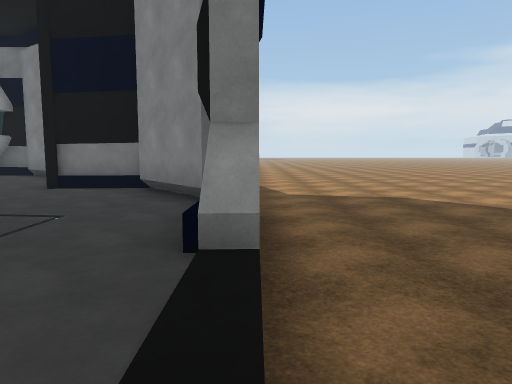
view 1 (above)

16 first-person views from a walk through a 3-D level made in the Unity game engine. The camera is 1.3 m above the floor, tilts 6° down and sees 70° across. The floor is counted in squares, 2 m on a side. Each view is taken from the middle of a square. On the plan, view 1 faces up. The plan holds only what a view shows up to about 11 squares ahead; the rest is blank. The place goes on beyond the plan. Surface patterns are stand-ins for the level's own textures.

view 2
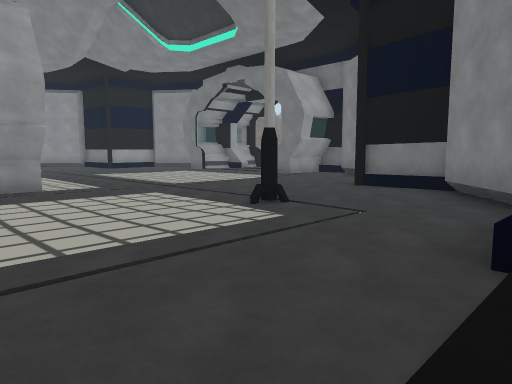

view 3
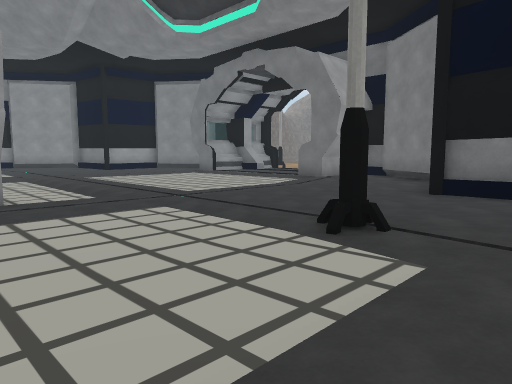

view 4
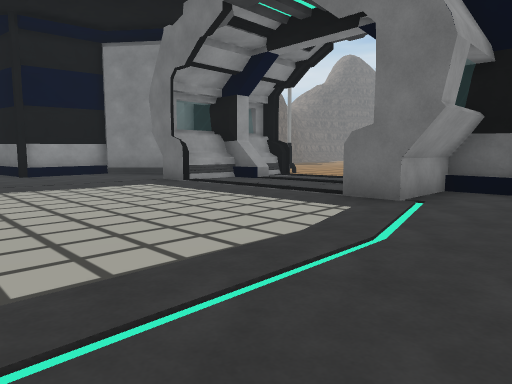

view 5
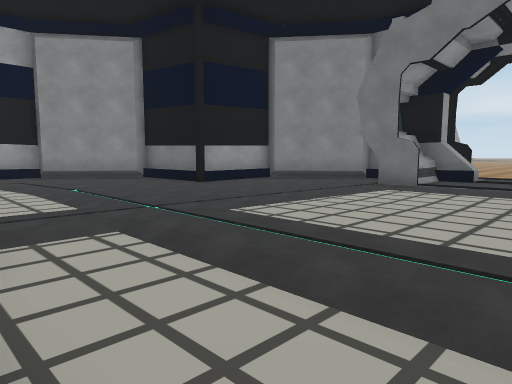

view 6
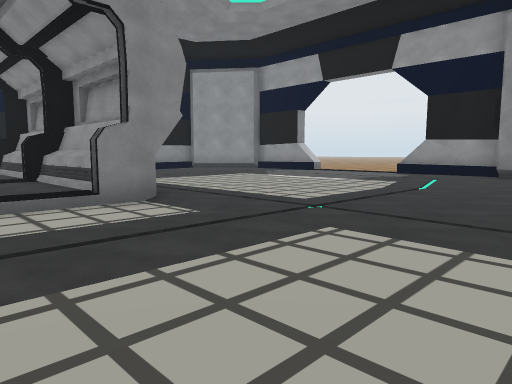

view 7
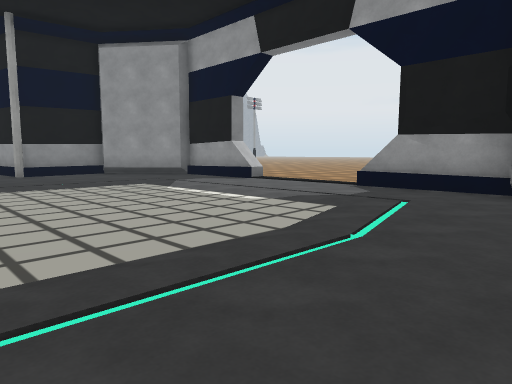

view 8
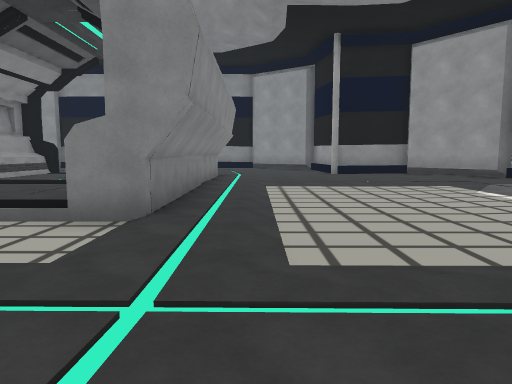

view 9
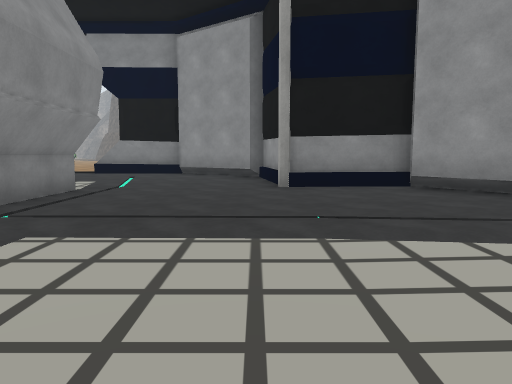

view 10
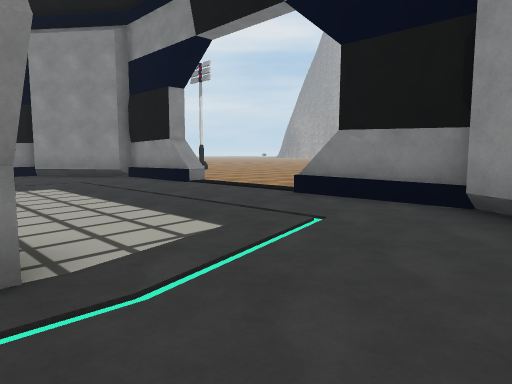

view 11
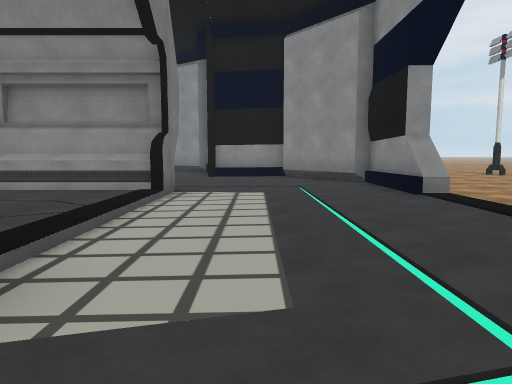

view 12
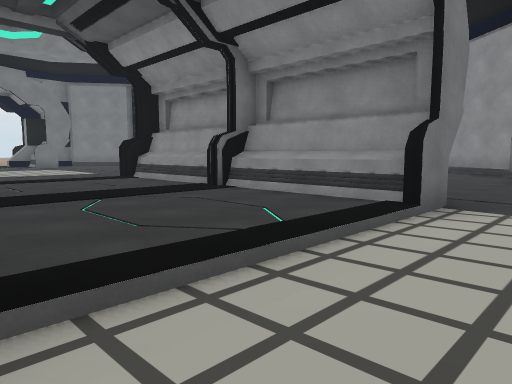

view 13
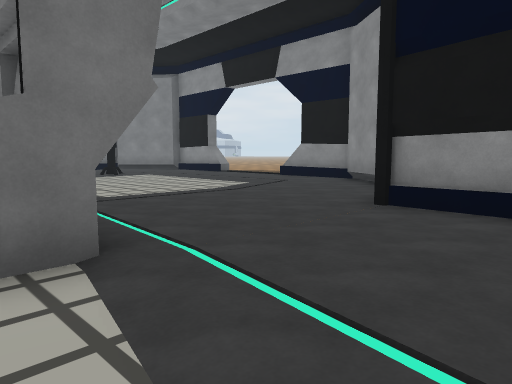

view 14
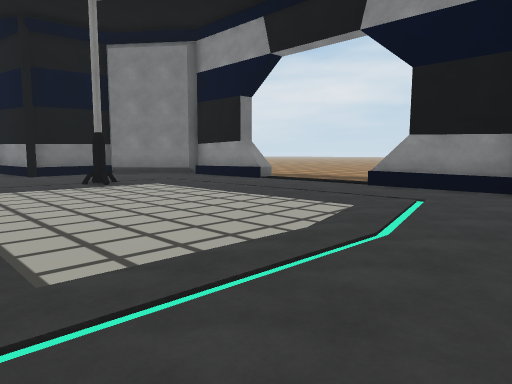

view 15
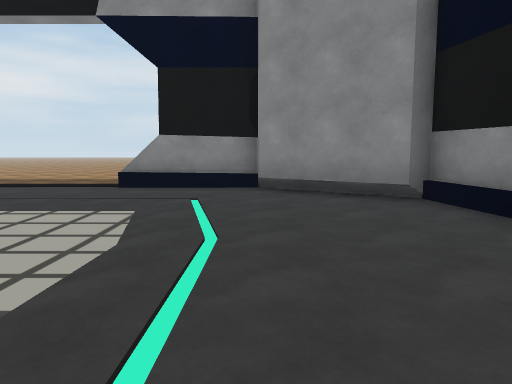

view 16
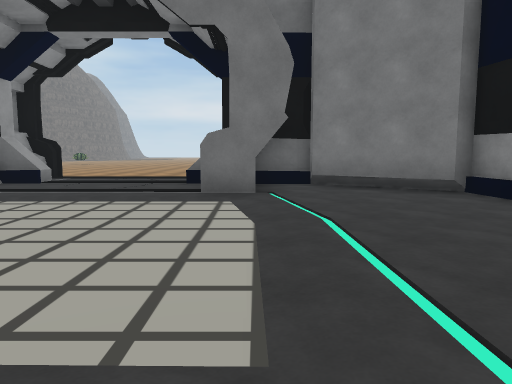

### Floor plan
Key: @ floor where view 1 was taken; # wall or solid block; . main floor; : floor 0.25 m higher than the main floor; - floor 0.25 m lower than the main floor; / step, stairs or slope; ^ raised ledge.
Columns run from 22 left of view 1 to 2 right of it. Each row starts with its distance up from view 1.
 13         ##:::
 12        ##^:::^##
 11       ###^::::###      --
 10      ##:##::::#:##    ---
  9     ##::......:::##   ---
  8    ##.............##  ---
  7   ##:..............## ---
  6  ##::..............:##---
  5 ##:::..............::##--
  4 #::::.............#:::#--
  3 #::.........../.....::#--
  2 /::.....##////#.....::/--
  1 /::.....#^::::#.....::/-
  0 /::.....#^::::#.....::@
 -1 #::.....#^::::#.....::^
 -2 #::::...##::::#....:::#
 -3 ##:::...#^::::#....::##
 -4  #:::...#^::::#....:##
 -5  ##::...##::::#....##
 -6   ###.............##
 -7     ##:::.....::::#
 -8      #::::::::::###
 -9      ###:::::::##
-10        ###///###
-11              ---
-12              -----
-13                ----
-14                  --

Where each view was taken, in squares from view 1:
view 1: 0 up, 0 right, facing up
view 2: 0 up, 0 right, facing up-left
view 3: 1 up, 2 left, facing up-left
view 4: 5 up, 6 left, facing up-left
view 5: 2 up, 10 left, facing up-left
view 6: 7 up, 11 left, facing down-left
view 7: 6 up, 15 left, facing down-left
view 8: 6 up, 15 left, facing down
view 9: 1 up, 17 left, facing down
view 10: 5 down, 16 left, facing down-right
view 11: 7 down, 15 left, facing right
view 12: 7 down, 13 left, facing up-right
view 13: 8 down, 9 left, facing up-right
view 14: 4 down, 7 left, facing up-right
view 15: 3 down, 7 left, facing right
view 16: 4 up, 8 left, facing up
